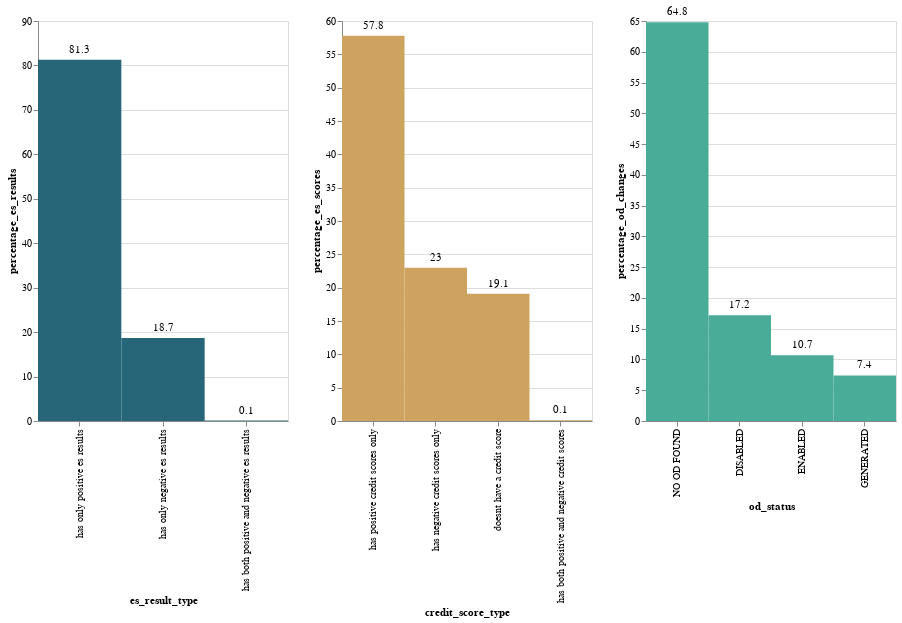

The notebook cell saved with this chart:
### Markdown cell above
# Overdraft Decision Overview

In order to replicate the overdraft decision, we will be looking into: 
- the Einsteinuim eligibility results per day per users, 
- their credit scores in that day 
- and whether they had an overdraft status change (GENERATED, ENABLED or DISABLED).

It seems that the majority (64.8%) of the Einsteinium checks don't lead to an overdraft status change in the same day. We also found 278 cases with both positive and negative Einsteinium results and 547 cases with both positive and negative credit scores in the same day. This means that moving forward we will need an ID to make the match between Einsteinium and Plutonium to determine which exact Einsteinium result led to which Plutonium decision.

### Code cell
df_result_type = (
    df_eligibility.groupby(["es_result_type"])
    .count()
    .reset_index()
    .sort_values(by=["user_created"], ascending=False)
)
df_score_type = (
    df_eligibility.groupby(["credit_score_type"])
    .count()
    .reset_index()
    .sort_values(by=["user_created"], ascending=False)
)
df_od_status = (
    df_eligibility.groupby(["od_status"])
    .count()
    .reset_index()
    .sort_values(by=["user_created"], ascending=False)
)

df_result_type[["percentage_es_results"]] = df_result_type[["user_created"]].apply(
    lambda x: round((x / x.sum()) * 100, 1), axis=0
)
df_score_type[["percentage_es_scores"]] = df_score_type[["user_created"]].apply(
    lambda x: round((x / x.sum()) * 100, 1), axis=0
)
df_od_status[["percentage_od_changes"]] = df_od_status[["user_created"]].apply(
    lambda x: round((x / x.sum()) * 100, 1), axis=0
)

result_type = af.column_single_label(
    df_result_type,
    af.petrol,
    "es_result_type:N",
    "percentage_es_results:Q",
    250,
    400,
    "-y",
)
score_type = af.column_single_label(
    df_score_type,
    af.wheat,
    "credit_score_type:N",
    "percentage_es_scores:Q",
    250,
    400,
    "-y",
)
od_status = af.column_single_label(
    df_od_status, af.teal, "od_status:N", "percentage_od_changes:Q", 250, 400, "-y"
)
result_type | score_type | od_status

### Figure 1 — Vega-Lite specification as saved in the notebook (floating-point values rounded to 4 significant figures)
{"config": {"view": {"continuousWidth": 400, "continuousHeight": 300}}, "hconcat": [{"layer": [{"mark": {"type": "rect", "color": "#266678"}, "encoding": {"x": {"type": "nominal", "field": "es_result_type", "sort": "-y"}, "y": {"type": "quantitative", "field": "percentage_es_results"}}, "height": 400, "width": 250}, {"mark": {"type": "text", "align": "center", "baseline": "middle", "dy": -10}, "encoding": {"text": {"type": "quantitative", "field": "percentage_es_results"}, "x": {"type": "nominal", "field": "es_result_type", "sort": "-y"}, "y": {"type": "quantitative", "field": "percentage_es_results"}}, "height": 400, "width": 250}], "data": {"name": "data-47c38789ff5941e4d0448569034c3ce2"}}, {"layer": [{"mark": {"type": "rect", "color": "#CDA35F"}, "encoding": {"x": {"type": "nominal", "field": "credit_score_type", "sort": "-y"}, "y": {"type": "quantitative", "field": "percentage_es_scores"}}, "height": 400, "width": 250}, {"mark": {"type": "text", "align": "center", "baseline": "middle", "dy": -10}, "encoding": {"text": {"type": "quantitative", "field": "percentage_es_scores"}, "x": {"type": "nominal", "field": "credit_score_type", "sort": "-y"}, "y": {"type": "quantitative", "field": "percentage_es_scores"}}, "height": 400, "width": 250}], "data": {"name": "data-5c8cecc83dfe40b9784b06c1b4ec4775"}}, {"layer": [{"mark": {"type": "rect", "color": "#48AC98"}, "encoding": {"x": {"type": "nominal", "field": "od_status", "sort": "-y"}, "y": {"type": "quantitative", "field": "percentage_od_changes"}}, "height": 400, "width": 250}, {"mark": {"type": "text", "align": "center", "baseline": "middle", "dy": -10}, "encoding": {"text": {"type": "quantitative", "field": "percentage_od_changes"}, "x": {"type": "nominal", "field": "od_status", "sort": "-y"}, "y": {"type": "quantitative", "field": "percentage_od_changes"}}, "height": 400, "width": 250}], "data": {"name": "data-da948e818512b4bd42e078d2a90f5d00"}}], "$schema": "https://vega.github.io/schema/vega-lite/v4.8.1.json", "datasets": {"data-47c38789ff5941e4d0448569034c3ce2": [{"es_result_type": "has only positive es results", "user_created": 443442, "created_date": 443442, "positive_results": 443442, "negative_results": 443442, "max_bureau_score_date": 443365, "min_credit_score": 441149, "max_credit_score": 441149, "provider_list": 441149, "valid_n26_score_count": 443365, "all_n26_score_count": 443365, "schufa_score_count": 443365, "crif_score_count": 443365, "experian_score_count": 443365, "null_score_count": 443365, "status": 181521, "od_status": 443442, "has_credit_score": 443442, "has_generated_od": 443442, "had_different_scores": 443442, "credit_score_type": 443442, "percentage_es_results": 81.3}, {"es_result_type": "has only negative es results", "user_created": 101905, "created_date": 101905, "positive_results": 101905, "negative_results": 101905, "max_bureau_score_date": 0, "min_credit_score": 0, "max_credit_score": 0, "provider_list": 0, "valid_n26_score_count": 0, "all_n26_score_count": 0, "schufa_score_count": 0, "crif_score_count": 0, "experian_score_count": 0, "null_score_count": 0, "status": 10561, "od_status": 101905, "has_credit_score": 101905, "has_generated_od": 101905, "had_different_scores": 101905, "credit_score_type": 101905, "percentage_es_results": 18.7}, {"es_result_type": "has both positive and negative es results", "user_created": 278, "created_date": 278, "positive_results": 278, "negative_results": 278, "max_bureau_score_date": 278, "min_credit_score": 278, "max_credit_score": 278, "provider_list": 278, "valid_n26_score_count": 278, "all_n26_score_count": 278, "schufa_score_count": 278, "crif_score_count": 278, "experian_score_count": 278, "null_score_count": 278, "status": 214, "od_status": 278, "has_credit_score": 278, "has_generated_od": 278, "had_different_scores": 278, "credit_score_type": 278, "percentage_es_results": 0.1}], "data-5c8cecc83dfe40b9784b06c1b4ec4775": [{"credit_score_type": "has positive credit scores only", "user_created": 315599, "created_date": 315599, "positive_results": 315599, "negative_results": 315599, "max_bureau_score_date": 315599, "min_credit_score": 315599, "max_credit_score": 315599, "provider_list": 315599, "valid_n26_score_count": 315599, "all_n26_score_count": 315599, "schufa_score_count": 315599, "crif_score_count": 315599, "experian_score_count": 315599, "null_score_count": 315599, "status": 174899, "es_result_type": 315599, "od_status": 315599, "has_credit_score": 315599, "has_generated_od": 315599, "had_different_scores": 315599, "percentage_es_scores": 57.8}, {"credit_score_type": "has negative credit scores only", "user_created": 125281, "created_date": 125281, "positive_results": 125281, "negative_results": 125281, "max_bureau_score_date": 125281, "min_credit_score": 125281, "max_credit_score": 125281, "provider_list": 125281, "valid_n26_score_count": 125281, "all_n26_score_count": 125281, "schufa_score_count": 125281, "crif_score_count": 125281, "experian_score_count": 125281, "null_score_count": 125281, "status": 6370, "es_result_type": 125281, "od_status": 125281, "has_credit_score": 125281, "has_generated_od": 125281, "had_different_scores": 125281, "percentage_es_scores": 23.0}, {"credit_score_type": "doesnt have a credit score", "user_created": 104198, "created_date": 104198, "positive_results": 104198, "negative_results": 104198, "max_bureau_score_date": 2216, "min_credit_score": 0, "max_credit_score": 0, "provider_list": 0, "valid_n26_score_count": 2216, "all_n26_score_count": 2216, "schufa_score_count": 2216, "crif_score_count": 2216, "experian_score_count": 2216, "null_score_count": 2216, "status": 10581, "es_result_type": 104198, "od_status": 104198, "has_credit_score": 104198, "has_generated_od": 104198, "had_different_scores": 104198, "percentage_es_scores": 19.1}, {"credit_score_type": "has both positive and negative credit scores", "user_created": 547, "created_date": 547, "positive_results": 547, "negative_results": 547, "max_bureau_score_date": 547, "min_credit_score": 547, "max_credit_score": 547, "provider_list": 547, "valid_n26_score_count": 547, "all_n26_score_count": 547, "schufa_score_count": 547, "crif_score_count": 547, "experian_score_count": 547, "null_score_count": 547, "status": 446, "es_result_type": 547, "od_status": 547, "has_credit_score": 547, "has_generated_od": 547, "had_different_scores": 547, "percentage_es_scores": 0.1}], "data-da948e818512b4bd42e078d2a90f5d00": [{"od_status": "NO OD FOUND", "user_created": 353329, "created_date": 353329, "positive_results": 353329, "negative_results": 353329, "max_bureau_score_date": 261910, "min_credit_score": 259712, "max_credit_score": 259712, "provider_list": 259712, "valid_n26_score_count": 261910, "all_n26_score_count": 261910, "schufa_score_count": 261910, "crif_score_count": 261910, "experian_score_count": 261910, "null_score_count": 261910, "status": 0, "es_result_type": 353329, "has_credit_score": 353329, "has_generated_od": 353329, "had_different_scores": 353329, "credit_score_type": 353329, "percentage_od_changes": 64.8}, {"od_status": "DISABLED", "user_created": 93606, "created_date": 93606, "positive_results": 93606, "negative_results": 93606, "max_bureau_score_date": 83348, "min_credit_score": 83330, "max_credit_score": 83330, "provider_list": 83330, "valid_n26_score_count": 83348, "all_n26_score_count": 83348, "schufa_score_count": 83348, "crif_score_count": 83348, "experian_score_count": 83348, "null_score_count": 83348, "status": 93606, "es_result_type": 93606, "has_credit_score": 93606, "has_generated_od": 93606, "had_different_scores": 93606, "credit_score_type": 93606, "percentage_od_changes": 17.2}, {"od_status": "ENABLED", "user_created": 58196, "created_date": 58196, "positive_results": 58196, "negative_results": 58196, "max_bureau_score_date": 57927, "min_credit_score": 57927, "max_credit_score": 57927, "provider_list": 57927, "valid_n26_score_count": 57927, "all_n26_score_count": 57927, "schufa_score_count": 57927, "crif_score_count": 57927, "experian_score_count": 57927, "null_score_count": 57927, "status": 58196, "es_result_type": 58196, "has_credit_score": 58196, "has_generated_od": 58196, "had_different_scores": 58196, "credit_score_type": 58196, "percentage_od_changes": 10.7}, {"od_status": "GENERATED", "user_created": 40494, "created_date": 40494, "positive_results": 40494, "negative_results": 40494, "max_bureau_score_date": 40458, "min_credit_score": 40458, "max_credit_score": 40458, "provider_list": 40458, "valid_n26_score_count": 40458, "all_n26_score_count": 40458, "schufa_score_count": 40458, "crif_score_count": 40458, "experian_score_count": 40458, "null_score_count": 40458, "status": 40494, "es_result_type": 40494, "has_credit_score": 40494, "has_generated_od": 40494, "had_different_scores": 40494, "credit_score_type": 40494, "percentage_od_changes": 7.4}]}}
